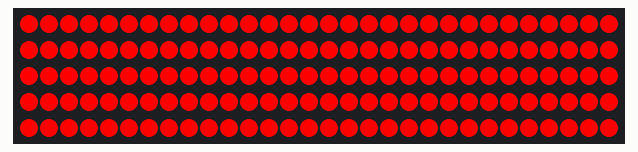
A sketch run on a simulated Arduino Uno, built with avr-gcc and run on an emulated ATmega328P. Parts: 150 RGB LEDs in strip order, left to right, continuing on the next row. Dim RGB values are drawn brighter than linear.

Above: at 0.33 s.
At 39.9 s:
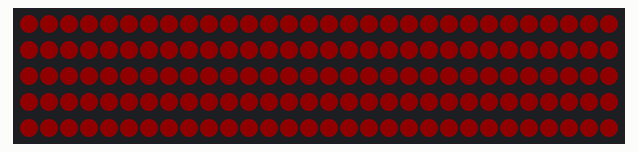

The sketch:

FRC_2017_RIODUINO.ino
```cpp
#define FASTLED_ALLOW_INTERRUPTS 0 //maybe fix the flickering
#include "FastLED.h"
#include <avr/pgmspace.h>
#define COLOR_ORDER GRB
#define MAX_BRIGHTNESS 255
//Tell it how many leds are in the strip. AndyMark's 2.5 meter strip has 150 leds
#define NUM_LEDS 150
// This is an array of leds. One item for each led in your strip
CRGB leds[NUM_LEDS];
//CSK 3/17/2014 I moved this to a pin that doesn't conflict with Ethernet functions in case you want to control LEDs via Ethernet
#define DATA_PIN 6 //White wire from the http://www.andymark.com/product-p/am-2917.htm power connector

unsigned int mode = 0;

//This function is used to setup things like pins, Serial ports etc.
//Here we specify which chipset our LEDs run off of by our choice of config function
void setup()
{
 // Uncomment one of the following lines for your leds arrangement.
 // FastLED.addLeds<TM1803, DATA_PIN, RGB>(leds, NUM_LEDS);
 // FastLED.addLeds<TM1804, DATA_PIN, RGB>(leds, NUM_LEDS);
 // FastLED.addLeds<TM1809, DATA_PIN, RGB>(leds, NUM_LEDS);
 //FastLED.addLeds<WS2811, DATA_PIN, RGB>(leds, NUM_LEDS);
 // FastLED.addLeds<WS2812, DATA_PIN, RGB>(leds, NUM_LEDS);
 //CSK 2/12/2016 This is the correct chipset for the am-2916 LED strip
 FastLED.addLeds<WS2812B, DATA_PIN, COLOR_ORDER>(leds, NUM_LEDS);
 // FastLED.addLeds<UCS1903, DATA_PIN, RGB>(leds, NUM_LEDS);
 //FastLED.addLeds<WS2801, RGB>(leds, NUM_LEDS);
 // FastLED.addLeds<SM16716, RGB>(leds, NUM_LEDS);
 // FastLED.addLeds<LPD8806, RGB>(leds, NUM_LEDS);
 //***This is the chipset in the AM-2640 LED strip***
 //CSK 3/17/2013 Changed to this function to allow direct data and clock pin specification
 //FastLED.addLeds<WS2801, DATA_PIN, CLOCK_PIN, RGB>(leds, NUM_LEDS);
 // FastLED.addLeds<SM16716, DATA_PIN, CLOCK_PIN, RGB>(leds, NUM_LEDS);
 // FastLED.addLeds<LPD8806, DATA_PIN, CLOCK_PIN, RGB>(leds, NUM_LEDS);
 FastLED.clear();
 FastLED.show();
 delay(250);
 //clear() turns all LEDs off
 FastLED.clear();
 FastLED.setBrightness(MAX_BRIGHTNESS);
 fill_solid( leds, NUM_LEDS /*number of leds*/, CRGB( 125, 125, 125) );
 FastLED.show();
 // start serial port at 9600 bps:
 Serial.begin(9600);
 //makelookuptable();
}

void loop()
{
 FastLED.clear();
 delay(50);
 unsigned int curTime = millis();
 for( unsigned int led_number = 0; led_number < NUM_LEDS; led_number++ ){
  switch( mode ){
    case 0: //PULSE_RED
      leds[led_number] = CRGB( fastSin( curTime * 0.005 ), 0, 0 );
      break;
    case 1: //PULSE_GREEN
      leds[led_number] = CRGB( 0, fastSin( curTime * 0.005  ), 0 );
      break;
    case 2: //PULSE_BLUE
      leds[led_number] = CRGB( 0, 0, fastSin( curTime * 0.005 ) );
      break;
    case 3: // SOLID_RED
      leds[led_number] = CRGB( 255, 0, 0 );
      break;
    case 4: // SOLID_GREEN
      leds[led_number] = CRGB( 0, 255, 0 );
      break;
    case 5: // SOLID_BLUE
      leds[led_number] = CRGB( 0, 0, 255 );
      break;
    case 6: // MOVING_RED
      leds[led_number] = CRGB( fastSin(curTime * 0.005 + led_number * 0.5), 0, 0 );
      break;
    case 7: // MOVING_GREEN
      leds[led_number] = CRGB( 0, fastSin(curTime * 0.005 + led_number * 0.5), 0 );
      break;
    case 8: //MOVING_BLUE
      leds[led_number] = CRGB( 0, 0, fastSin(curTime * 0.005 + led_number * 0.5) );
      break;
  }
 }
 FastLED.show();
}

void serialEvent() {
  while (Serial.available()) {
     char c = Serial.read();
     mode = (unsigned int)c;
  }
}

const int max_fastSin_input = 63;
//unsigned int sin_lookup[max_fastSin_input];

const unsigned char sin_lookup[63] = {137, 150, 162, 174, 185, 196, 206, 215, 223, 230, 236, 242, 245, 248, 250, 250, 249, 247, 243, 239, 233, 226, 218, 209, 200, 189, 178, 167, 155, 143, 130, 118, 105, 93, 81, 70, 59, 49, 39, 30, 23, 16, 10, 6, 3, 1, 0, 0, 2, 5, 9, 15, 21, 28, 37, 46, 56, 67, 78, 90, 102, 115, 127 };

inline unsigned int fastSin( float input ){
  unsigned int approximation = ((unsigned int)(input * 10) % max_fastSin_input);
  return sin_lookup[ approximation ];
}


/*void makelookuptable(){
  for(unsigned int x = 0; x < max_fastSin_input; x++ ){
    sin_lookup[ x ] = (sin( x * 0.1 ) + 1) * 125;
  }
}
*/
```
